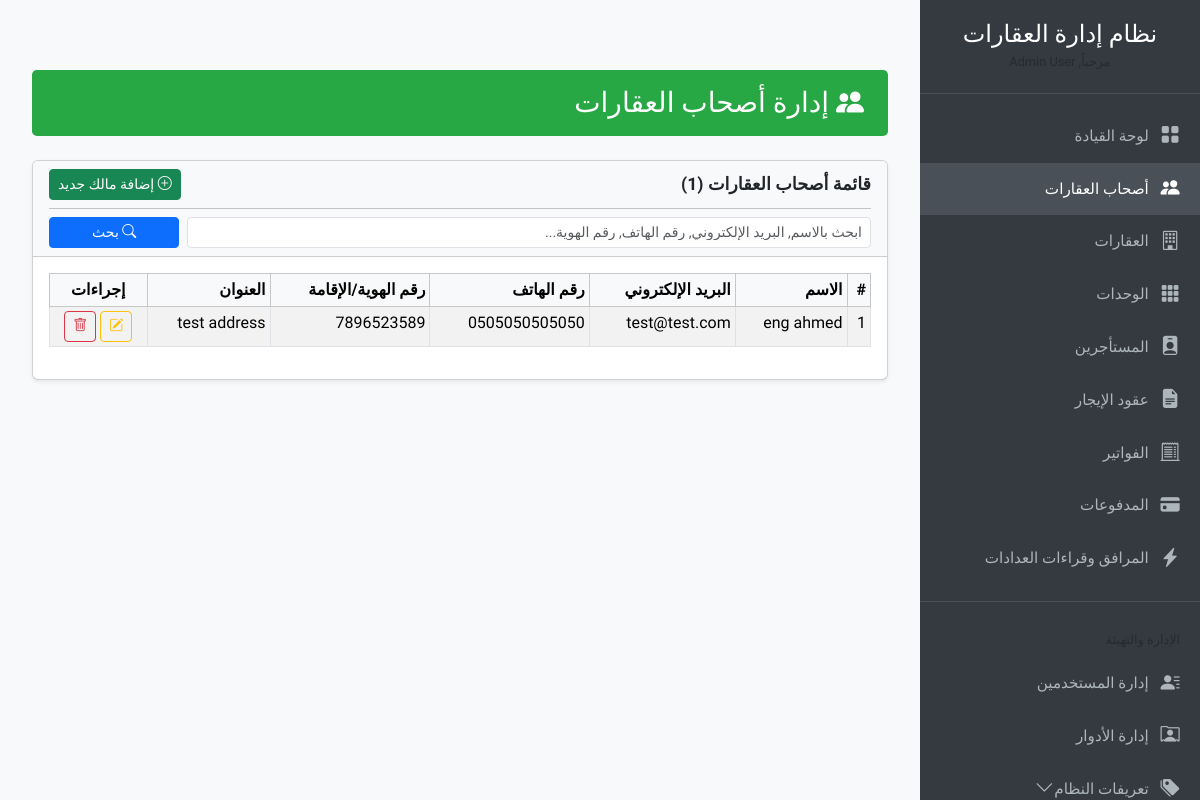
/owners/index.php (signed in), run on an earlier commit of the app's database.
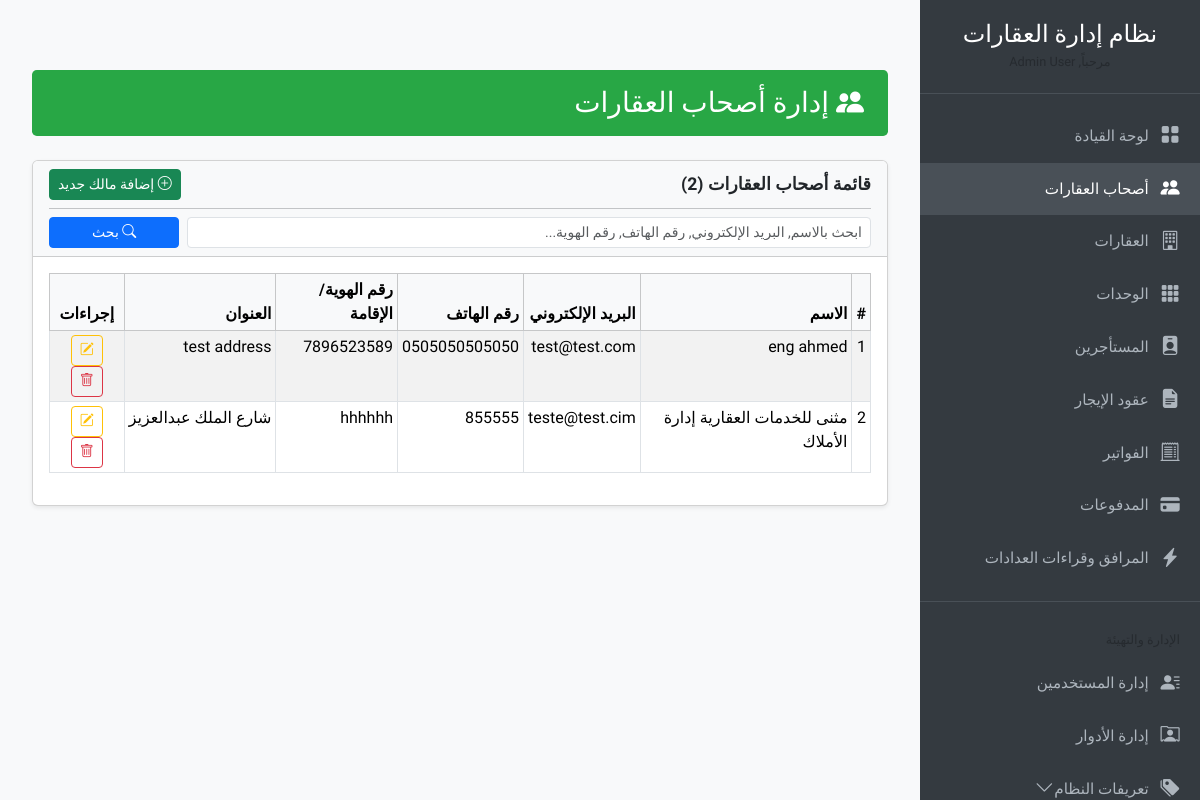
And on a later commit of the database.
### tables this page shows
CREATE TABLE `owners` (
  `id` int(11) NOT NULL,
  `name` varchar(255) NOT NULL,
  `email` varchar(100) DEFAULT NULL,
  `phone` varchar(20) DEFAULT NULL,
  `national_id_iqama` varchar(20) DEFAULT NULL,
  `address` text DEFAULT NULL,
  `registration_date` date DEFAULT NULL,
  `notes` text DEFAULT NULL,
  `created_by_id` int(11) DEFAULT NULL,
  `created_at` timestamp NOT NULL DEFAULT current_timestamp(),
  `updated_at` timestamp NOT NULL DEFAULT current_timestamp() ON UPDATE current_timestamp()
);

### includes/functions.php (called while the page is built, shortened)
<?php
function generate_csrf_token() {
    return $_SESSION['csrf_token'];
}
function base_url($path = '') {
    return rtrim(APP_BASE_URL, '/') . '/' . ltrim($path, '/');
}
function esc_attr($string) {
    return htmlspecialchars((string)$string, ENT_QUOTES, 'UTF-8');
}
function esc_html($string) {
    return htmlspecialchars((string)$string, ENT_NOQUOTES, 'UTF-8');
}
?>

### owners/index.php (the view, shortened to what the changed rows need)
<?php
require_once __DIR__ . '/../db_connect.php';
$page_title = "إدارة أصحاب العقارات";
$current_file_url = base_url('owners/index.php');
$current_page = isset($_GET['page']) && filter_var($_GET['page'], FILTER_VALIDATE_INT, ['options' => ['min_range' => 1]]) ? (int)$_GET['page'] : 1;
$items_per_page = defined('ITEMS_PER_PAGE_INT') ? ITEMS_PER_PAGE_INT : 10;
$offset = ($current_page - 1) * $items_per_page;
$search_term = isset($_GET['search']) ? sanitize_input($_GET['search']) : '';
$search_query_part = '';
$params_for_data = [];
$types_for_data = "";
$total_sql = "SELECT COUNT(*) as total FROM owners" . $search_query_part;
$stmt_total = $mysqli->prepare($total_sql);
$stmt_total->execute();
$total_result = $stmt_total->get_result();
$total_owners = ($total_result && $total_result->num_rows > 0) ? $total_result->fetch_assoc()['total'] : 0;
$sql = "SELECT * FROM owners" . $search_query_part . " ORDER BY name ASC LIMIT ? OFFSET ?";
$stmt = $mysqli->prepare($sql);
$current_data_params = $params_for_data;
$current_data_params[] = $items_per_page;
$current_data_params[] = $offset;
$current_data_types = $types_for_data . 'ii';
if (!empty($current_data_params) && $current_data_types !== '') {
    $stmt->bind_param($current_data_types, ...$current_data_params);
} else {
    $stmt->bind_param('ii', $items_per_page, $offset);
}
$stmt->execute();
$result = $stmt->get_result();
$owners_list = ($result && $result->num_rows > 0) ? $result->fetch_all(MYSQLI_ASSOC) : [];
$csrf_token = generate_csrf_token();
require_once __DIR__ . '/../includes/header_resources.php';
?>
<div class="container-fluid">
    <div class="content-header">
        <h1><i class="bi bi-people-fill"></i> <?php echo esc_html($page_title); ?></h1>
    </div>
    <div class="card shadow-sm">
        <div class="card-header bg-light">
            <div class="d-flex justify-content-between align-items-center">
                <h5 class="card-title mb-0">قائمة أصحاب العقارات (<?php echo $total_owners; ?>)</h5>
                <button type="button" class="btn btn-success btn-sm" data-bs-toggle="modal" data-bs-target="#ownerModalUnified" onclick="prepareOwnerModalUnified('add_owner')">
                    <i class="bi bi-plus-circle"></i> إضافة مالك جديد
                </button>
            </div>
        </div>
        <div class="card-body">
            <?php if (empty($owners_list) && !empty($search_term)): ?>
                <div class="alert alert-warning text-center">لا توجد نتائج بحث تطابق "<?php echo esc_html($search_term); ?>".</div>
            <?php elseif (empty($owners_list) && empty($search_term)): ?>
                <div class="alert alert-info text-center">لا يوجد أصحاب عقارات مسجلين حالياً. يمكنك <a href="#" data-bs-toggle="modal" data-bs-target="#ownerModalUnified" onclick="prepareOwnerModalUnified('add_owner')">إضافة مالك جديد</a>.</div>
            <?php else: ?>
            <div class="table-responsive">
                <table class="table table-striped table-hover table-bordered table-sm">
                    <thead class="table-light">
                        <tr>
                            <th scope="col">#</th>
                            <th scope="col">الاسم</th>
                            <th scope="col">البريد الإلكتروني</th>
                            <th scope="col">رقم الهاتف</th>
                            <th scope="col">رقم الهوية/الإقامة</th>
                            <th scope="col">العنوان</th>
                            <th scope="col" class="text-center">إجراءات</th>
                        </tr>
                    </thead>
                    <tbody>
                        <?php $row_num = ($current_page - 1) * $items_per_page + 1; ?>
                        <?php foreach ($owners_list as $owner_item):  ?>
                        <tr>
                            <td><?php echo $row_num++; ?></td>
                            <td><?php echo esc_html($owner_item['name']); ?></td>
                            <td><?php echo esc_html($owner_item['email'] ?: '-'); ?></td>
                            <td><?php echo esc_html($owner_item['phone'] ?: '-'); ?></td>
                            <td><?php echo esc_html($owner_item['national_id_iqama'] ?: '-'); ?></td>
                            <td style="max-width: 200px; overflow: hidden; text-overflow: ellipsis; white-space: nowrap;" title="<?php echo esc_attr($owner_item['address']); ?>"><?php echo esc_html($owner_item['address'] ?: '-'); ?></td>
                            <td class="text-center">
                                <button type="button" class="btn btn-sm btn-outline-warning edit-owner-btn"
                                        data-bs-toggle="modal" data-bs-target="#ownerModalUnified"
                                        onclick="prepareOwnerModalUnified('edit_owner', <?php echo htmlspecialchars(json_encode($owner_item), ENT_QUOTES, 'UTF-8'); ?>)"
                                        title="تعديل بيانات المالك">
                                    <i class="bi bi-pencil-square"></i>
                                </button>
                                <button type="button" class="btn btn-sm btn-outline-danger sweet-delete-btn delete-owner-btn"
                                        data-id="<?php echo $owner_item['id']; ?>"
                                        data-name="<?php echo esc_attr($owner_item['name']); ?>"
                                        data-delete-url="<?php echo $current_file_url . '?action=delete_owner&id=' . $owner_item['id'] . '&csrf_token=' . $csrf_token; ?>"
                                        data-additional-message="ملاحظة: لا يمكن حذف المالك لوجود عقارات مرتبطة به."
                                        title="حذف المالك">
                                    <i class="bi bi-trash"></i>
                                </button>
                            </td>
                        </tr>
                        <?php endforeach; ?>
                    </tbody>
                </table>
            </div>
            <?php endif; ?>
        </div>
    </div>
</div>
</div>
<?php require_once __DIR__ . '/../includes/footer_resources.php'; ?>

What changed in the data, as far as the page shows it:
added owners: name "مثنى للخدمات العقارية إدارة الأملاك", email "teste@test.cim", phone "855555", national_id_iqama "hhhhhh", address "شارع الملك عبدالعزيز"
Also different on the page:
$total_owners: "1" → "2"
